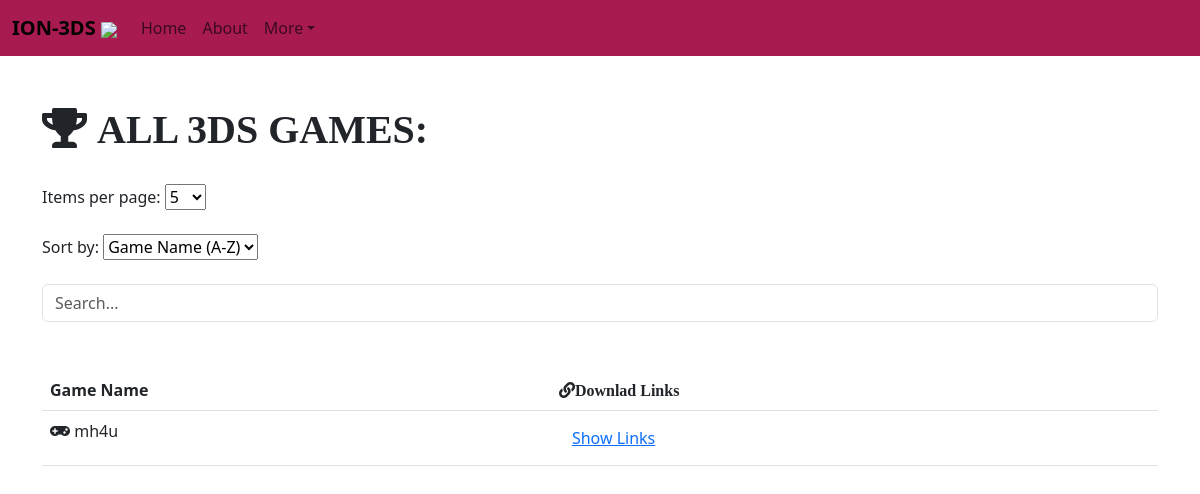
Before: / with the older database file.
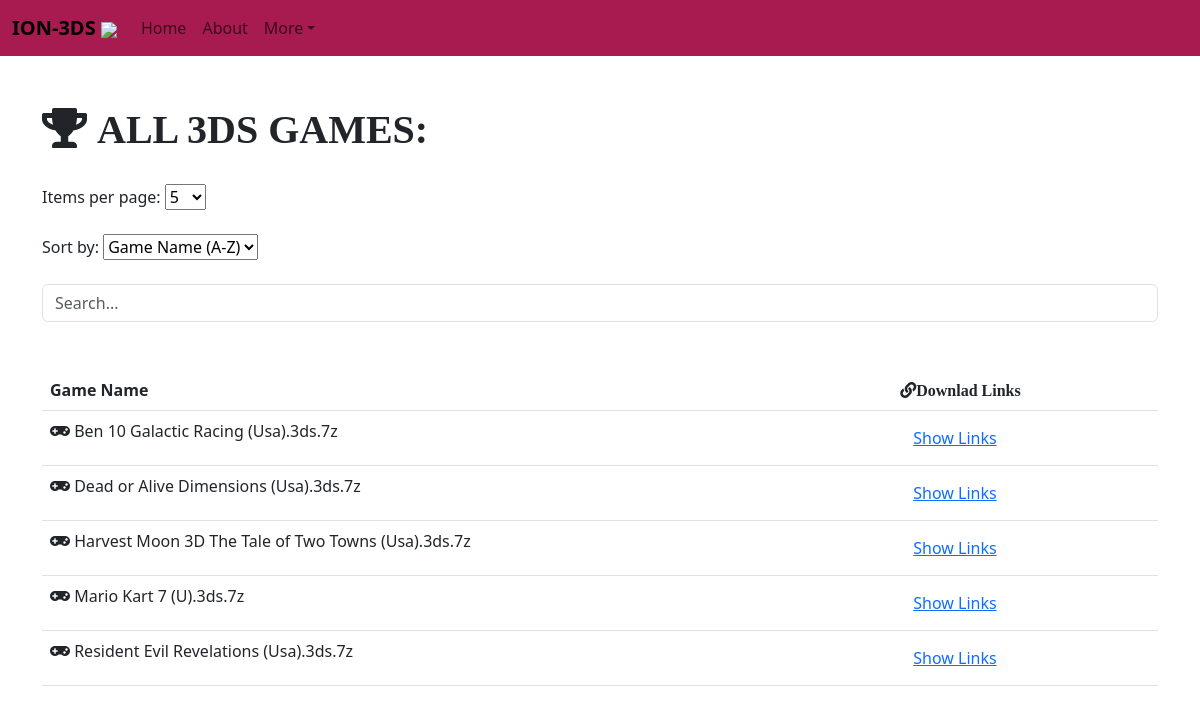
After: the same page with the newer database file.
### website/models/database_models.py (models this page shows)
class Games(db.Model):
    id = db.Column(db.Integer, primary_key=True)
    game_name=db.Column(db.String(255),nullable=False)
    links = db.relationship('Links', backref='games', lazy=True)
    date_created = db.Column(db.DateTime(timezone=True), default=datetime.datetime.now(tz=manila_tz))

### website/routes/public_views.py (the view)
@public_views.route('/', methods=['GET', 'POST'])
def home():
    games = Games.query.all()
    games = sorted(games, key=lambda x: x.game_name.lower())
    return render_template('home.html', games=games)

### website/templates/home.html (shortened to what this page needs)
{% extends 'public_base_top_nav.html' %}
{% block content %}
<div class="container mt-5">
    <h1><i class="fas fa-trophy"> ALL 3DS GAMES:</i> </h1>
    <br/>
    <label for="items-per-page">Items per page:</label>
    <select id="items-per-page">
        <option value="5">5</option>
    </select>
    <br/><br/>
    <label for="sort-by">Sort by:</label>
    <select id="sort-by">
        <option value="game_name_asc">Game Name (A-Z)</option>
    </select>
    <br/><br/>
    <input type="text" id="search" class="form-control" placeholder="Search...">
    <br/><br/>
    <div class="table-responsive">
        <table class="table" id="games-table">
            <thead>
                <tr>
                    <th scope="col">Game Name</th>
                    <th scope="col"><i class="fas fa-link">Downlad Links</i></th>
                </tr>
            </thead>
            <tbody>
                {% for game in games %}
                <tr>
                    <td><i class="fas fa-gamepad"></i> {{ game.game_name }} </td>
                    <td>
                        <button class="btn btn-link toggle-links">Show Links</button>
                    </td>
                </tr>
                {% endfor %}
            </tbody>
        </table>
    </div>
</div>
{% endblock %}

### website/templates/public_base_top_nav.html (shortened to what this page needs)
<!doctype html>
<html lang="en">
<head>
    <link href="https://cdn.jsdelivr.net/npm/bootstrap@5.3.0/dist/css/bootstrap.min.css" rel="stylesheet">
    <link href="https://cdn.jsdelivr.net/npm/bootstrap@5.3.0/dist/css/bootstrap.min.css" rel="stylesheet">
    <link href="https://cdnjs.cloudflare.com/ajax/libs/font-awesome/5.15.4/css/all.min.css" rel="stylesheet">
</head>
<body>
    <nav id="pub_nav" class="navbar navbar-expand-lg navbar-light bg-light">
        <div class="container-fluid">
            <a class="navbar-brand" href="#">
                <h7><b>ION-3DS</b></h7> <img src="https://cdn-icons-png.flaticon.com/128/1815/1815480.png" style="height: 1em; vertical-align: middle;">
            </a>
            <div class="collapse navbar-collapse" id="navbarNav">
                <ul class="navbar-nav">
                    <li class="nav-item">
                        <a class="nav-link" href="/">Home</a>
                    </li>
                    <li class="nav-item">
                        <a class="nav-link" href="{{ url_for('public_views.about') }}">About</a>
                    </li>
                    <li class="nav-item dropdown">
                        <a class="nav-link dropdown-toggle" href="#" id="navbarDropdown" role="button"
                            data-bs-toggle="dropdown" aria-expanded="false">More</a>
                    </li>
                </ul>
            </div>
        </div>
    </nav>
    {% block content %}
    {% endblock %}
</body>
</html>

### website/templates/home.html (style rules this page uses)
table { background-color: #631835; }

### website/templates/public_base_top_nav.html (style rules this page uses)
#pub_nav.navbar { background-color: #a81b51 !important; }

Changed rows visible on the page:
removed Games: game_name "mh4u"
added Games: game_name "Ben 10 Galactic Racing (Usa).3ds.7z"
added Games: game_name "Dead or Alive Dimensions (Usa).3ds.7z"
added Games: game_name "Harvest Moon 3D The Tale of Two Towns (Usa).3ds.7z"
added Games: game_name "Mario Kart 7 (U).3ds.7z"
added Games: game_name "Resident Evil Revelations (Usa).3ds.7z"
